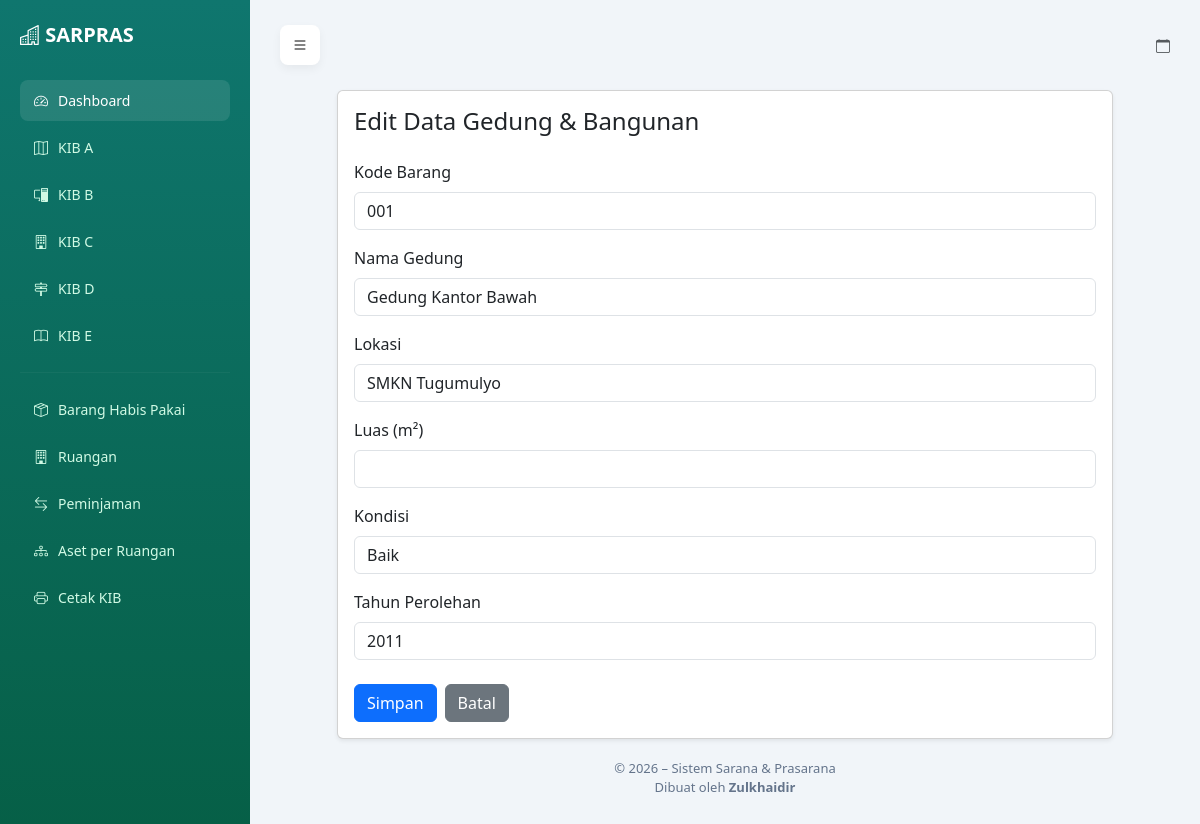
Screenshot of /gedung/5/edit/ with the database file from the repository.
### sarpras/models.py (models this page shows, shortened)
class Gedung(models.Model):
    kode_barang = models.CharField(max_length=50)
    nama = models.CharField(max_length=200)
    lokasi = models.CharField(max_length=200)
    luas = models.FloatField()
    kondisi = models.CharField(max_length=100)
    tahun_perolehan = models.IntegerField()

### sarpras/views.py (the view, shortened to what this page needs)
# urls.py: path('gedung/<int:pk>/edit/', views.gedung_edit, name='gedung_edit'),
def gedung_edit(request, pk):
    gedung = get_object_or_404(Gedung, pk=pk)
    return render(request, 'sarpras/gedung_form.html', {'gedung': gedung})

### sarpras/templates/sarpras/gedung_form.html (shortened to what this page needs)
{% extends 'sarpras/base.html' %}
{% load static %}
{% block content %}
<div class="container mt-4" style="max-width: 800px;">
    <div class="card shadow-sm">
        <div class="card-body">
            <h4 class="mb-4">
                {% if gedung %}
                    Edit Data Gedung & Bangunan
                {% else %}
                    Tambah Data Gedung & Bangunan
                {% endif %}
            </h4>
            <form method="post">
                <div class="mb-3">
                    <label class="form-label">Kode Barang</label>
                    <input type="text"
                           name="kode_barang"
                           class="form-control"
                           value="{{ gedung.kode_barang|default:'' }}"
                           required>
                </div>
                <div class="mb-3">
                    <label class="form-label">Nama Gedung</label>
                    <input type="text"
                           name="nama"
                           class="form-control"
                           value="{{ gedung.nama|default:'' }}"
                           required>
                </div>
                <div class="mb-3">
                    <label class="form-label">Lokasi</label>
                    <input type="text"
                           name="lokasi"
                           class="form-control"
                           value="{{ gedung.lokasi|default:'' }}"
                           required>
                </div>
                <div class="mb-3">
                    <label class="form-label">Luas (m²)</label>
                    <input type="number"
                           step="0.01"
                           name="luas"
                           class="form-control"
                           value="{{ gedung.luas|default:'' }}"
                           required>
                </div>
                <div class="mb-3">
                    <label class="form-label">Kondisi</label>
                    <input type="text"
                           name="kondisi"
                           class="form-control"
                           placeholder="Baik / Rusak Ringan / Rusak Berat"
                           value="{{ gedung.kondisi|default:'' }}"
                           required>
                </div>
                <div class="mb-4">
                    <label class="form-label">Tahun Perolehan</label>
                    <input type="number"
                           name="tahun_perolehan"
                           class="form-control"
                           value="{{ gedung.tahun_perolehan|default:'' }}"
                           required>
                </div>
                <div class="d-flex gap-2">
                    <button type="submit" class="btn btn-primary">
                        Simpan
                    </button>
                    <a href="{% url 'gedung_list' %}" class="btn btn-secondary">
                        Batal
                    </a>
                </div>
            </form>
        </div>
    </div>
</div>
{% endblock %}

### sarpras/templates/sarpras/base.html (style rules this page uses)
body { background: #f1f5f9; margin: 0; }

### rows the page displays
Gedung: kode_barang "001", nama "Gedung Kantor Bawah", lokasi "SMKN Tugumulyo", kondisi "Baik", tahun_perolehan "2011"
